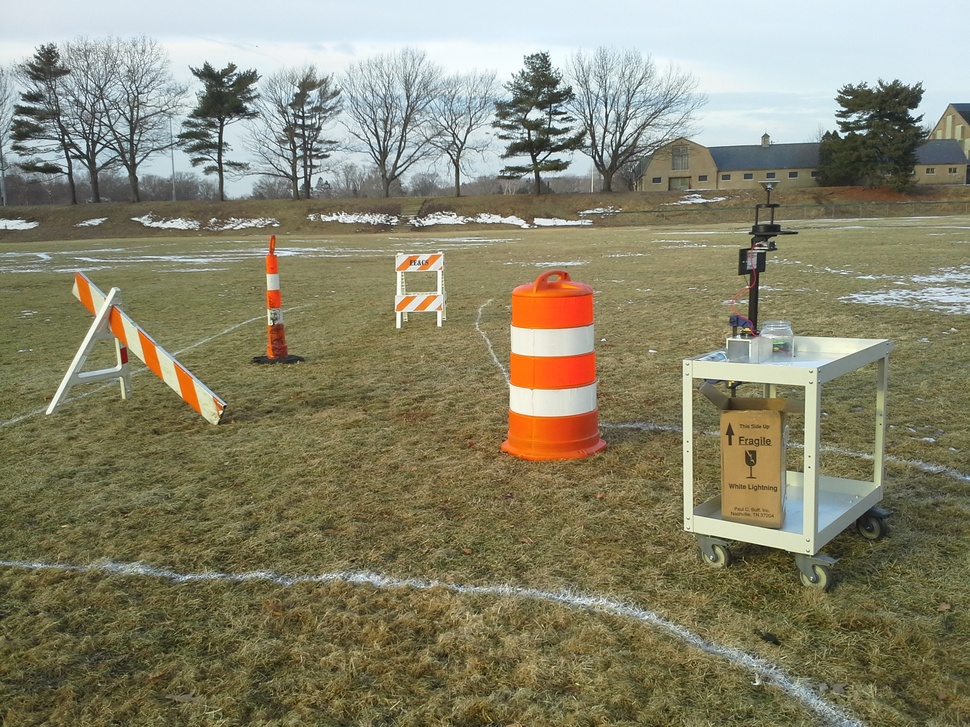
//> input picture src/lane_detection/src/20140201_160935.jpg, 970 x 727 px, shrunk from 2560 x 1920 before the run
$ ./lines ../../../src/lane_detection/src/20140201_160935.jpg   (built with g++ and OpenCV 4)
//> lines starting //> are read from the running program, lines starting //| are printed output that depends on the picture; after the words box and inside, x2 and y2 are one past the last pixel; in counts of white or black regions, pixels touching at a corner belong together
#include "opencv2/imgproc/imgproc.hpp"
#include "opencv2/highgui/highgui.hpp"
#include <cv.h>
#include <stdlib.h>
#include <stdio.h>
#include <opencv2/core/core.hpp>
#include <vector>

using namespace cv;

/// Global variables

Mat src, blueSrc, medianImg, thresholdImg, lineImg;
Mat channel[3];
int thresholdValue = 200;
int maxval = 255;
vector<Vec4i> lines;

/** @function main */
int main( int argc, char** argv )
{
  /// Load an image
    src = imread( argv[1] );
//> src is the input picture: 727 rows x 970 cols, CV_8UC3; mean B, G, R 108.6, 132.4, 135.4
    split(src, channel);
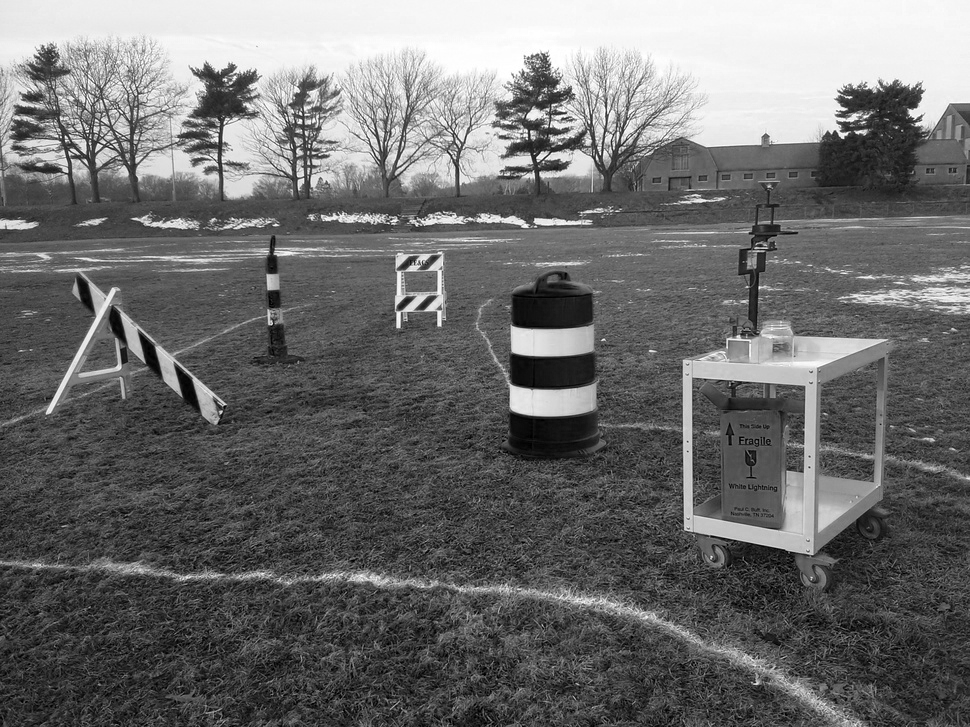
//> channel[0]: 727 rows x 970 cols, CV_8UC1; min 0, max 255, mean 108.6
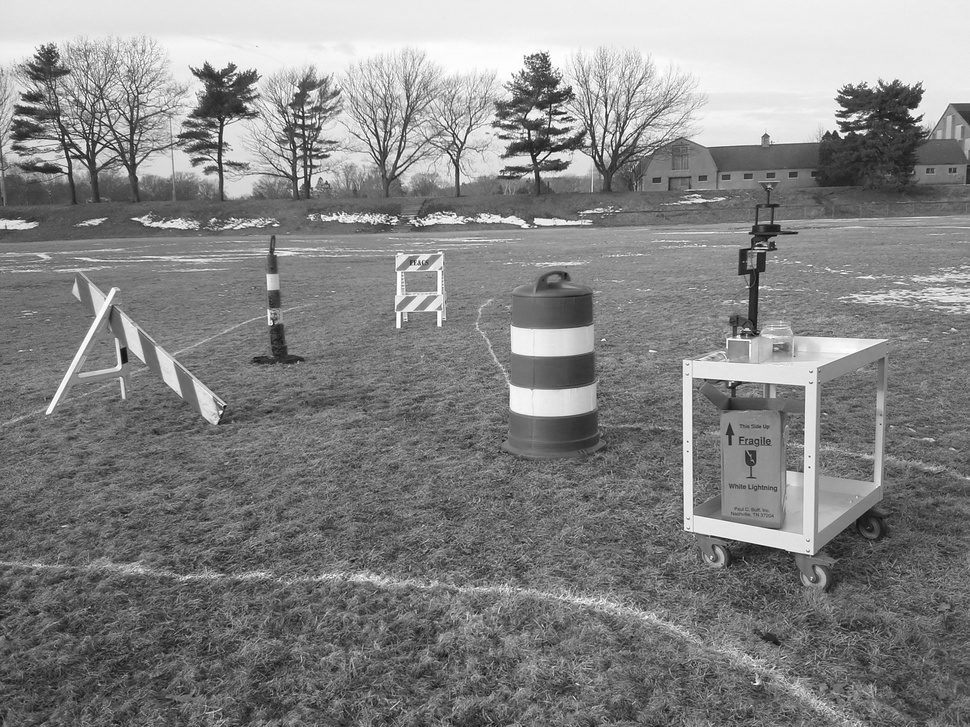
//> channel[1]: 727 rows x 970 cols, CV_8UC1; min 3, max 255, mean 132.4
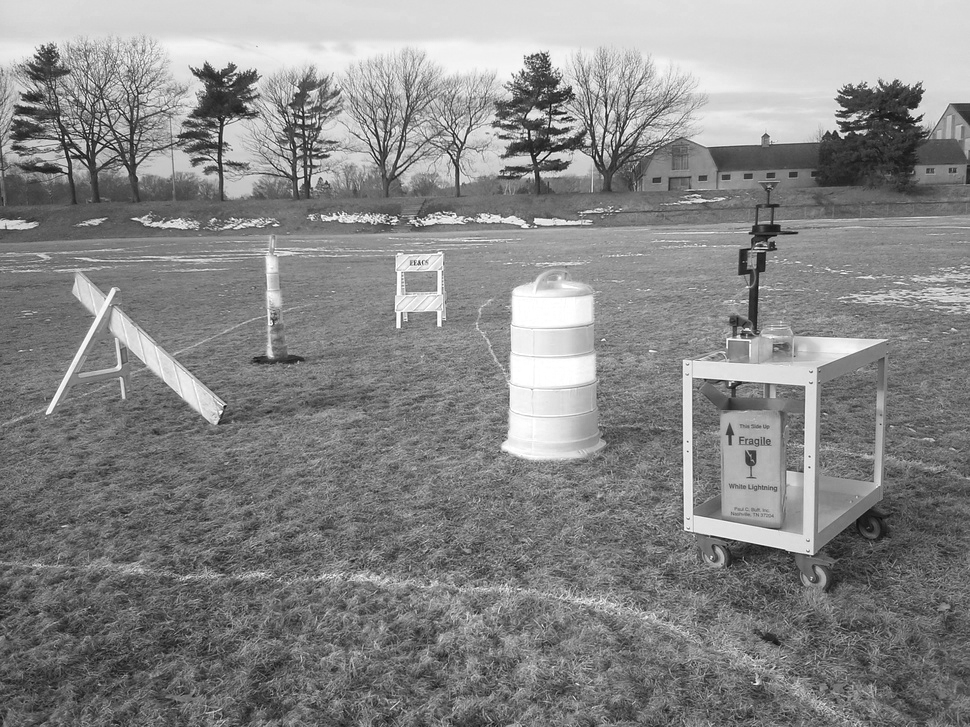
//> channel[2]: 727 rows x 970 cols, CV_8UC1; min 6, max 255, mean 135.4
    blueSrc = channel[0];
    if( !src.data )
    { return -1; }

    medianBlur(blueSrc, medianImg, 3);
    threshold(medianImg, thresholdImg, thresholdValue, 255, THRESH_BINARY);
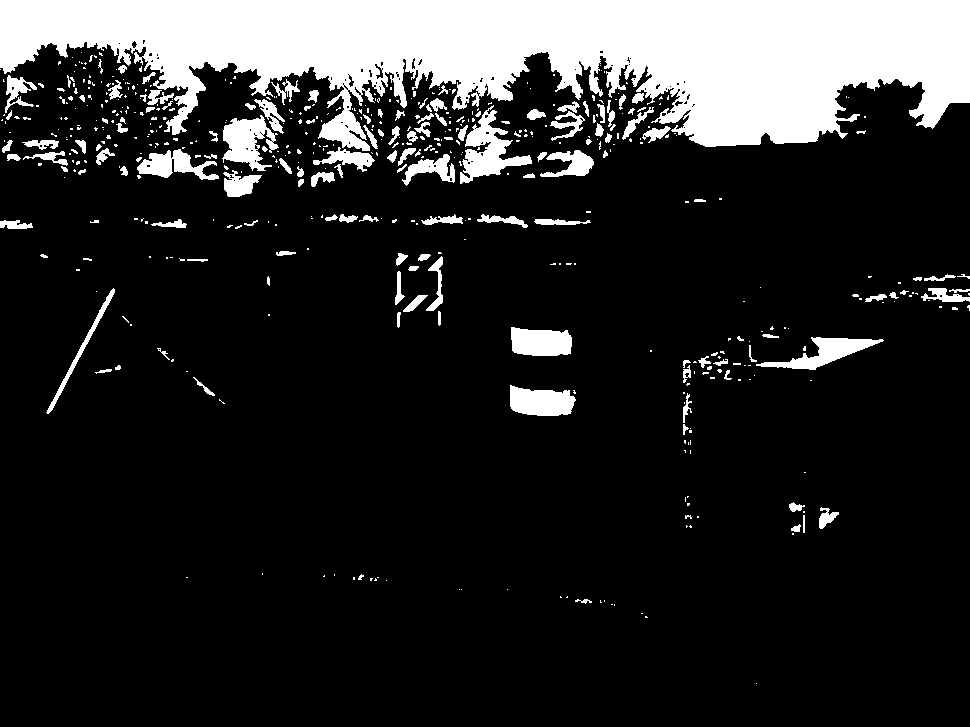
//> thresholdImg: 727 rows x 970 cols, CV_8UC1; 16.3% white; 530 white regions (386 under 20 px), largest, box (x1, y1, x2, y2) and area: (0, 0, 970, 151) 88872, (460, 105, 532, 184) 2178, (222, 115, 279, 171) 1769
    //cvtColor(medianImg, hsvImg, CV_BGR2HSV);
    //inRange(hsvImg, Scalar(Hlow, Slow, Vlow), Scalar(Hhigh, Shigh, Vhigh), inRangeImg);
    HoughLinesP( thresholdImg, lines, 1, CV_PI/180, 80, 30, 10 );
//> lines = 637 lines (x1, y1, x2, y2), first 8: [0, 6, 969, 39], [0, 40, 969, 57], [0, 26, 969, 43], [0, 4, 969, 38], [0, 1, 969, 1], [549, 54, 969, 61], [0, 33, 969, 50], [0, 32, 969, 49]
    thresholdImg.copyTo(lineImg);
    for( size_t i = 0; i < lines.size(); i++ )
    {
        line( lineImg, Point(lines[i][0], lines[i][1]),
            Point(lines[i][2], lines[i][3]), Scalar(122, 122, 122), 3, 8 );
    }
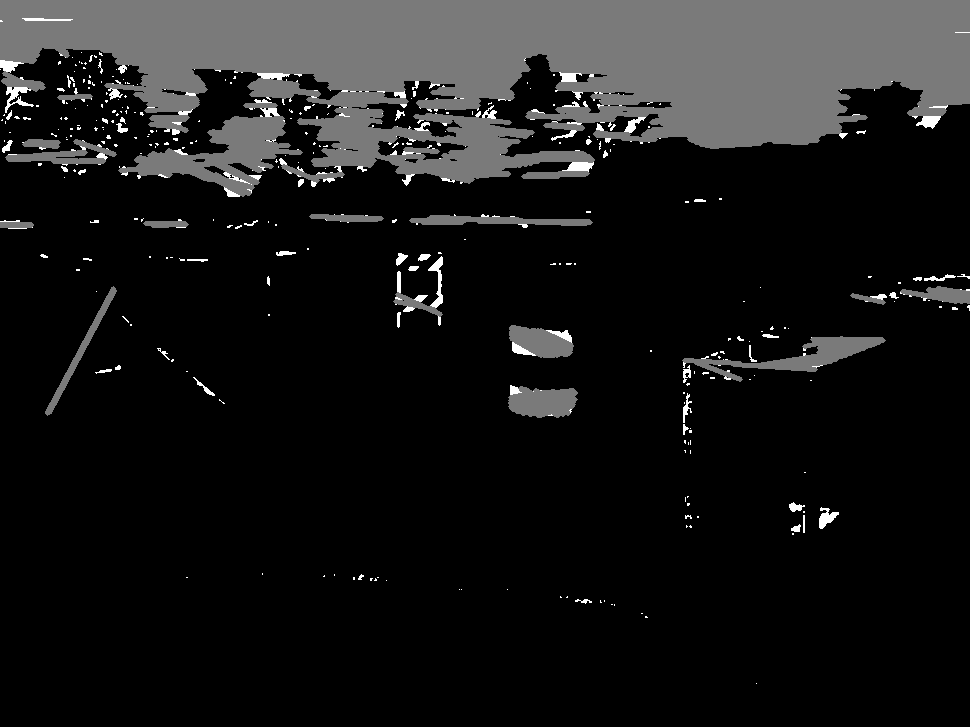
//> lineImg: 727 rows x 970 cols, CV_8UC1; 17.92% of pixels changed, all inside (x1, y1, x2, y2) = (0, 0, 970, 418)
    namedWindow( "Detected Lines", 1 );
    imshow( "Detected Lines", lineImg );
    namedWindow( "Lines", 1 );
    imshow( "Lines", thresholdImg );

    waitKey(0);

    return 0;
}

$ run again, on src/lane_detection/src/t5_REDUCED.jpg
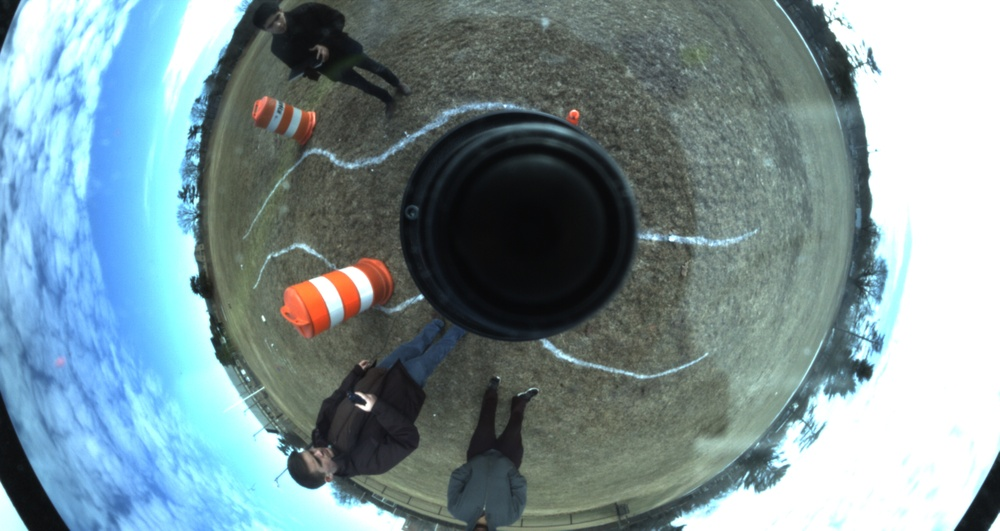
//> input picture src/lane_detection/src/t5_REDUCED.jpg, 1000 x 531 px, shrunk from 2048 x 1088 before the run
//> src is the input picture: 531 rows x 1000 cols, CV_8UC3; mean B, G, R 149.1, 144.5, 122.8
//> `threshold(medianImg, thresholdImg, thresholdValue, 255, THRESH_BINARY);`:
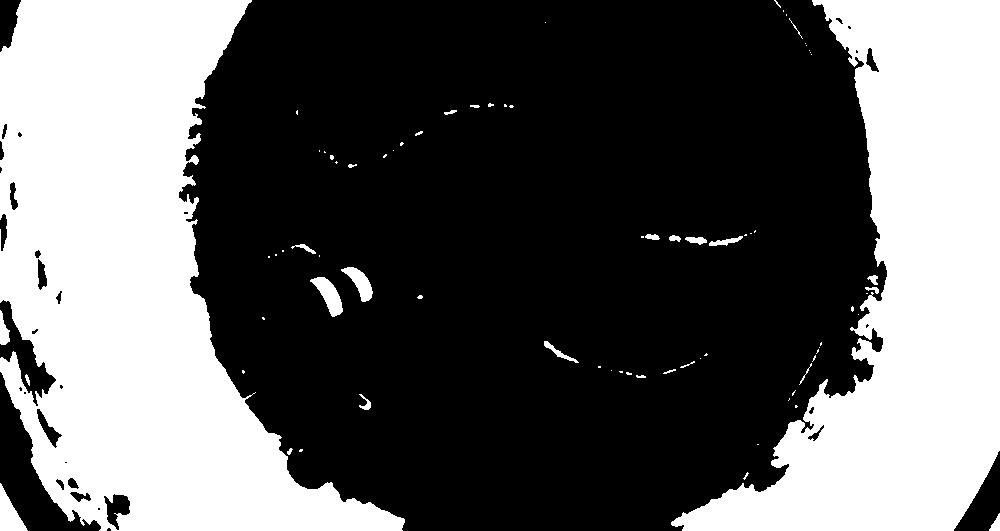
//> thresholdImg: 531 rows x 1000 cols, CV_8UC1; 38% white; 77 white regions (50 under 20 px), largest, box (x1, y1, x2, y2) and area: (0, 0, 405, 531) 113155, (671, 0, 1000, 531) 85006, (0, 483, 28, 531) 678
//> lines = 668 lines (x1, y1, x2, y2), first 8: [671, 522, 921, 530], [0, 187, 343, 530], [130, 503, 377, 507], [167, 530, 185, 0], [17, 9, 166, 529], [878, 530, 906, 0], [122, 0, 149, 530], [681, 516, 965, 511]
//> after the loop `for( size_t i = 0; i < lines.size(); i++ )`:
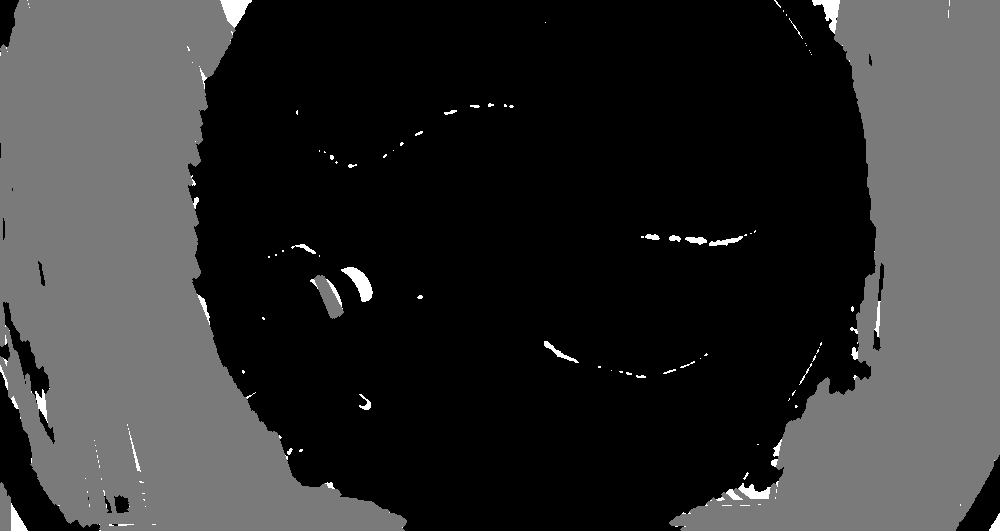
//> lineImg: 531 rows x 1000 cols, CV_8UC1; min 0, max 255, mean 48.9
